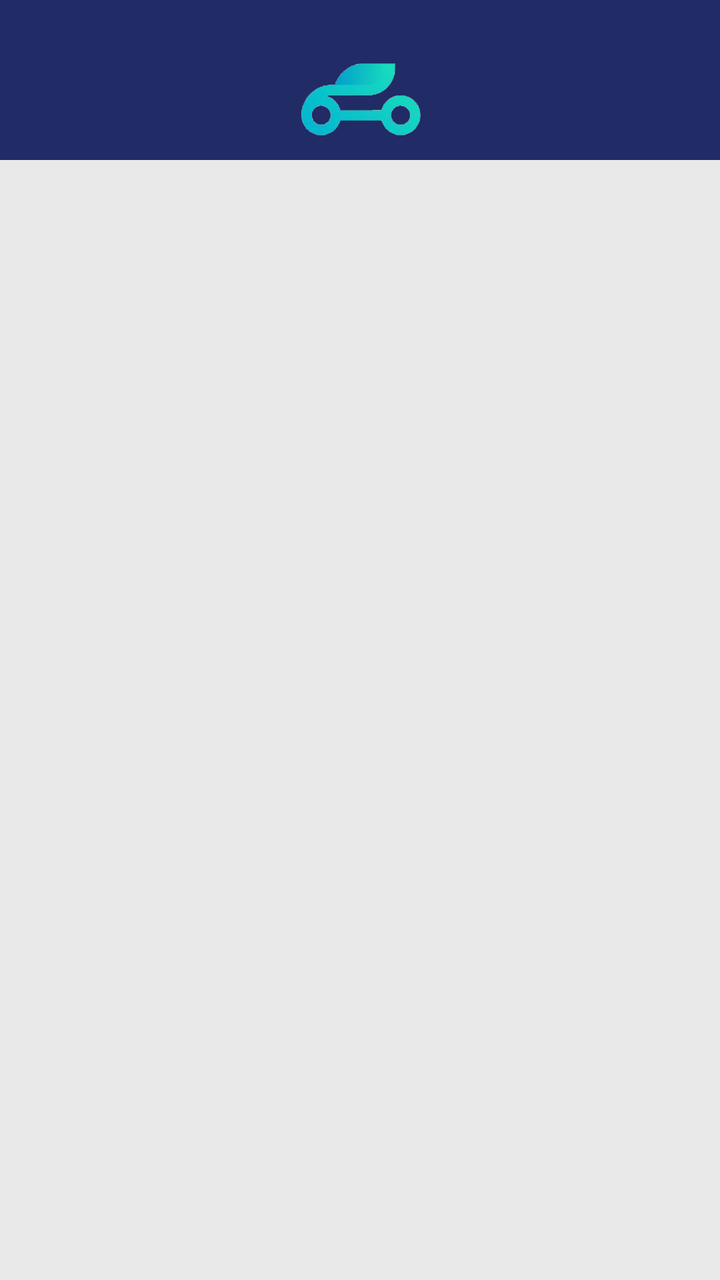
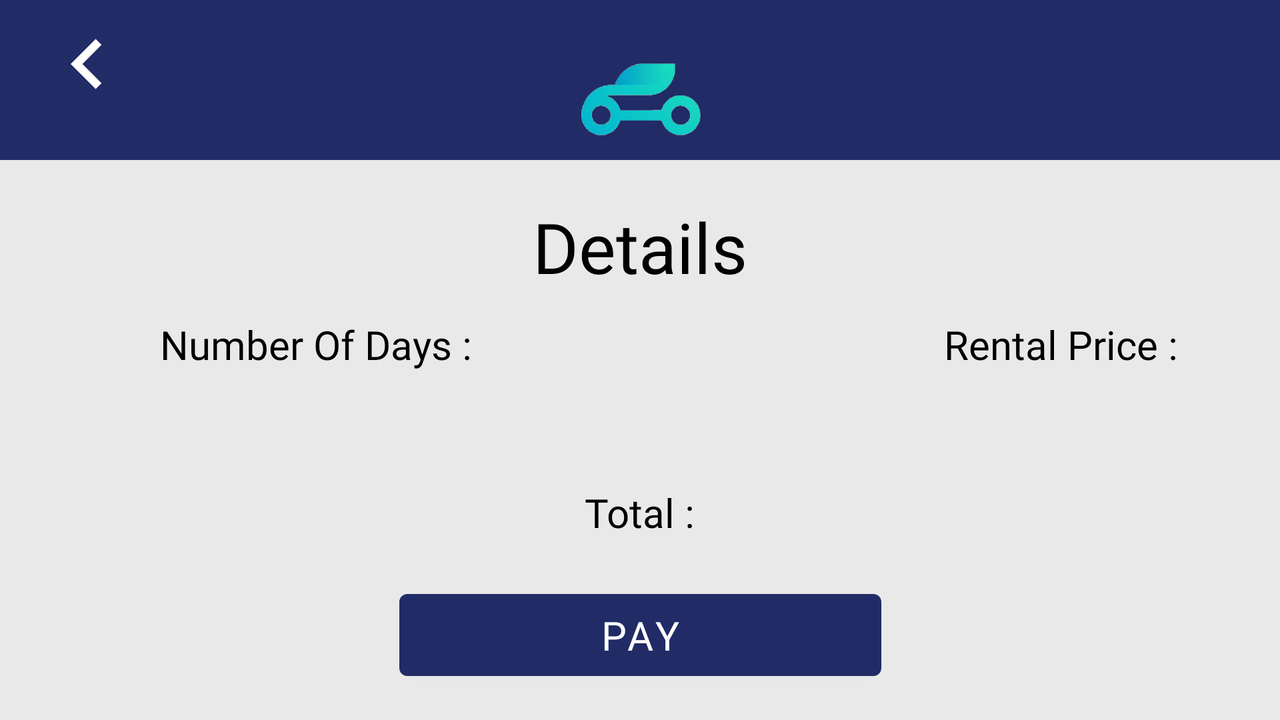

First picture: res/layout/ on a phone held upright. Second picture: the repository's own variant of that layout, on a device whose configuration matches the variant's folder. Source for both follows.
<!-- AndroidManifest.xml: application theme AppTheme.NoActionBar -->
<!-- res/layout/activity_detail.xml -->
<?xml version="1.0" encoding="utf-8"?>
<androidx.constraintlayout.widget.ConstraintLayout
    xmlns:android="http://schemas.android.com/apk/res/android"
    xmlns:app="http://schemas.android.com/apk/res-auto"
    xmlns:tools="http://schemas.android.com/tools"
    android:layout_width="match_parent"
    android:layout_height="match_parent"
    android:orientation="vertical"
    tools:context=".About"
    android:background="@color/background">

    <androidx.appcompat.widget.Toolbar
        android:id="@+id/toolbar3"
        android:layout_width="match_parent"
        android:layout_height="80dp"
        android:background="@color/toolbar"
        android:minHeight="?attr/actionBarSize"
        android:theme="?attr/actionBarTheme"
        app:layout_constraintTop_toTopOf="parent"/>

    <ImageView
        android:id="@+id/logo"
        android:layout_width="101dp"
        android:layout_height="63dp"
        android:layout_marginStart="50dp"
        android:layout_marginTop="16dp"
        android:layout_marginEnd="50dp"
        android:src="@drawable/logo"
        app:layout_constraintEnd_toEndOf="parent"
        app:layout_constraintStart_toStartOf="parent"
        app:layout_constraintTop_toTopOf="parent" />

    <com.google.android.material.textview.MaterialTextView
        android:id="@+id/teks1"
        android:layout_width="wrap_content"
        android:layout_height="68dp"
        android:layout_marginTop="176dp"
        android:background="@color/white"
        android:textSize="50dp"
        app:layout_constraintEnd_toEndOf="parent"
        app:layout_constraintStart_toStartOf="parent"
        app:layout_constraintTop_toBottomOf="@+id/toolbar3" />

    <com.google.android.material.textview.MaterialTextView
        android:id="@+id/teks2"
        android:layout_width="wrap_content"
        android:layout_height="75dp"
        android:layout_marginTop="284dp"
        android:background="@color/white"
        android:textSize="50dp"
        app:layout_constraintEnd_toEndOf="parent"
        app:layout_constraintStart_toStartOf="parent"
        app:layout_constraintTop_toBottomOf="@+id/toolbar3" />

    <com.google.android.material.textview.MaterialTextView
        android:id="@+id/teks3"
        android:layout_width="wrap_content"
        android:layout_height="75dp"
        android:layout_marginTop="420dp"
        android:background="@color/white"
        android:textSize="50dp"
        app:layout_constraintEnd_toEndOf="parent"
        app:layout_constraintHorizontal_bias="0.501"
        app:layout_constraintStart_toStartOf="parent"
        app:layout_constraintTop_toBottomOf="@+id/toolbar3" />


</androidx.constraintlayout.widget.ConstraintLayout>
<!-- resources referenced by this layout -->
<resources>
  <color name="background">#e9e9e9</color>
  <color name="toolbar">#212b66</color>
  <color name="white">#ffffff</color>
  <!-- drawable logo: png bitmap (drawable-v24, 74874 bytes) -->
  <style name="AppTheme.NoActionBar">
          <item name="windowActionBar">false</item>
          <item name="windowNoTitle">true</item>
      </style>
</resources>
<!-- res/layout-land/activity_detail.xml (the repository's variant of the layout above) -->
<!-- drawn on the phone turned sideways -->
<?xml version="1.0" encoding="utf-8"?>
<androidx.constraintlayout.widget.ConstraintLayout
    xmlns:android="http://schemas.android.com/apk/res/android"
    xmlns:app="http://schemas.android.com/apk/res-auto"
    xmlns:tools="http://schemas.android.com/tools"
    android:layout_width="match_parent"
    android:layout_height="match_parent"
    android:orientation="vertical"
    tools:context=".About"
    android:background="@color/background">

    <androidx.appcompat.widget.Toolbar
        android:id="@+id/toolbar3"
        android:layout_width="match_parent"
        android:layout_height="80dp"
        android:background="@color/toolbar"
        android:minHeight="?attr/actionBarSize"
        android:theme="?attr/actionBarTheme"
        app:layout_constraintTop_toTopOf="parent"/>

    <ImageView
        android:id="@+id/logo"
        android:layout_width="101dp"
        android:layout_height="63dp"
        android:layout_marginStart="50dp"
        android:layout_marginTop="16dp"
        android:layout_marginEnd="50dp"
        android:src="@drawable/logo"
        app:layout_constraintEnd_toEndOf="parent"
        app:layout_constraintStart_toStartOf="parent"
        app:layout_constraintTop_toTopOf="parent" />

    <ImageButton
        android:id="@+id/backCar"
        android:layout_width="71dp"
        android:layout_height="64dp"
        android:layout_marginStart="8dp"
        android:background="@android:color/transparent"
        android:src="@drawable/ic_baseline_chevron_left_24"
        android:tint="#ffff"
        app:layout_constraintEnd_toStartOf="@+id/imageView"
        app:layout_constraintHorizontal_bias="0.0"
        app:layout_constraintStart_toStartOf="parent"
        app:layout_constraintTop_toTopOf="@+id/imageView" />

    <com.google.android.material.textview.MaterialTextView
        android:id="@+id/textView2"
        android:layout_width="wrap_content"
        android:layout_height="wrap_content"
        android:layout_marginStart="50dp"
        android:layout_marginTop="20dp"
        android:layout_marginEnd="50dp"
        android:fontFamily="@font/mbold"
        android:text="@string/details"
        android:textColor="@color/textColor"
        android:textSize="35dp"
        app:layout_constraintEnd_toEndOf="parent"
        app:layout_constraintStart_toStartOf="parent"
        app:layout_constraintTop_toBottomOf="@+id/toolbar3" />


    <com.google.android.material.textview.MaterialTextView
        android:id="@+id/materialTextView4"
        android:layout_width="wrap_content"
        android:layout_height="wrap_content"
        android:layout_marginStart="80dp"
        android:layout_marginTop="12dp"
        android:fontFamily="@font/mbold"
        android:text="@string/number"
        android:textColor="@color/textColor"
        android:textSize="20dp"
        app:layout_constraintStart_toStartOf="parent"
        app:layout_constraintTop_toBottomOf="@+id/textView2" />

    <com.google.android.material.textview.MaterialTextView
        android:id="@+id/teks1"
        android:layout_width="213dp"
        android:layout_height="38dp"
        android:layout_marginTop="12dp"
        android:layout_marginEnd="56dp"
        android:background="@android:color/transparent"
        android:textSize="25dp"
        android:textColor="@color/textColor"
        app:layout_constraintEnd_toEndOf="parent"
        app:layout_constraintTop_toBottomOf="@+id/materialTextView5" />

    <com.google.android.material.textview.MaterialTextView
        android:id="@+id/teks3"
        android:layout_width="238dp"
        android:layout_height="41dp"
        android:layout_marginStart="25dp"
        android:layout_marginTop="8dp"
        android:background="@android:color/transparent"
        android:textSize="25dp"
        android:textColor="@color/textColor"
        app:layout_constraintEnd_toEndOf="parent"
        app:layout_constraintHorizontal_bias="0.055"
        app:layout_constraintStart_toStartOf="parent"
        app:layout_constraintTop_toBottomOf="@+id/materialTextView4" />

    <com.google.android.material.textview.MaterialTextView
        android:id="@+id/materialTextView5"
        android:layout_width="wrap_content"
        android:layout_height="wrap_content"
        android:layout_marginStart="236dp"
        android:layout_marginTop="12dp"
        android:fontFamily="@font/mbold"
        android:text="@string/price"
        android:textColor="@color/textColor"
        android:textSize="20dp"
        app:layout_constraintEnd_toEndOf="parent"
        app:layout_constraintHorizontal_bias="0.0"
        app:layout_constraintStart_toEndOf="@+id/materialTextView4"
        app:layout_constraintTop_toBottomOf="@+id/textView2" />

    <com.google.android.material.textview.MaterialTextView
        android:id="@+id/materialTextView7"
        android:layout_width="wrap_content"
        android:layout_height="wrap_content"
        android:layout_marginTop="96dp"
        android:fontFamily="@font/mbold"
        android:text="@string/total"
        android:textColor="@color/textColor"
        android:textSize="20dp"
        app:layout_constraintEnd_toEndOf="parent"
        app:layout_constraintStart_toStartOf="parent"
        app:layout_constraintTop_toBottomOf="@+id/textView2" />

    <com.google.android.material.textview.MaterialTextView
        android:id="@+id/teks2"
        android:layout_width="227dp"
        android:layout_height="46dp"
        android:layout_marginTop="8dp"
        android:background="@android:color/transparent"
        android:textSize="25dp"
        android:textColor="@color/textColor"
        app:layout_constraintEnd_toEndOf="parent"
        app:layout_constraintStart_toStartOf="parent"
        app:layout_constraintTop_toBottomOf="@+id/materialTextView7" />

    <com.google.android.material.button.MaterialButton
        android:id="@+id/pay"
        android:layout_width="241dp"
        android:layout_height="53dp"
        android:layout_marginBottom="16dp"
        android:fontFamily="@font/mregular"
        android:text="@string/pay"
        android:textSize="20dp"
        app:backgroundTint="@color/buttonSignIn"
        app:layout_constraintBottom_toBottomOf="parent"
        app:layout_constraintEnd_toEndOf="parent"
        app:layout_constraintStart_toStartOf="parent" />


</androidx.constraintlayout.widget.ConstraintLayout>
<!-- resources referenced by the variant -->
<!-- as the phone turned sideways resolves them -->
<resources>
  <color name="background">#e9e9e9</color>
  <color name="buttonSignIn">#212b66</color>
  <color name="textColor">#000000</color>
  <color name="toolbar">#212b66</color>
  <!-- drawable ic_baseline_chevron_left_24 (drawable-v24) -->
  <vector xmlns:android="http://schemas.android.com/apk/res/android"
      android:width="50dp"
      android:height="50dp"
      android:viewportWidth="24"
      android:viewportHeight="24"
      android:tint="@android:color/white">
    <path
        android:fillColor="@android:color/white"
        android:pathData="M15.41,7.41L14,6l-6,6 6,6 1.41,-1.41L10.83,12z"/>
  </vector>
  <!-- drawable logo: png bitmap (drawable-v24, 74874 bytes) -->
  <string name="details">Details</string>
  <string name="number">Number Of Days :</string>
  <string name="pay">Pay</string>
  <string name="price">Rental Price :</string>
  <string name="total">Total :</string>
  <style name="AppTheme.NoActionBar">
          <item name="windowActionBar">false</item>
          <item name="windowNoTitle">true</item>
      </style>
</resources>
